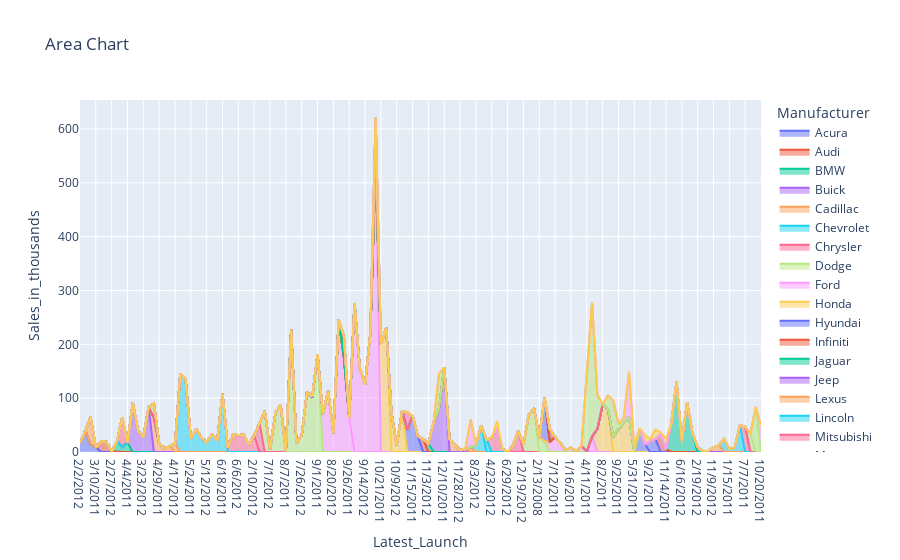

The cell this chart's notebook holds for it:
### Code cell
code = f"""

params = {out['charts'][5]['parameters']}
params['data_frame'] = df
params['title'] = "{out['charts'][5]['title']}"

fig = {out['charts'][5]['chartType']}(**params)

fig.show()
"""

exec(code)

### Figure 1 — Plotly figure (JSON) as saved in the notebook; plotly's stock layout.template omitted (floating-point values rounded to 4 significant figures)
{"data": [{"hovertemplate": "Manufacturer=Acura<br>Vehicle_type=Passenger<br>Latest_Launch=%{x}<br>Sales_in_thousands=%{y}<extra></extra>", "legendgroup": "Acura", "line": {"color": "#636efa"}, "marker": {"symbol": "circle"}, "mode": "lines", "name": "Acura", "orientation": "v", "showlegend": true, "stackgroup": "1", "type": "scatter", "x": ["2/2/2012", "6/3/2011", "1/4/2012", "3/10/2011"], "xaxis": "x", "y": [16.92, 39.38, 14.11, 8.588], "yaxis": "y"}, {"hovertemplate": "Manufacturer=Audi<br>Vehicle_type=Passenger<br>Latest_Launch=%{x}<br>Sales_in_thousands=%{y}<extra></extra>", "legendgroup": "Audi", "line": {"color": "#EF553B"}, "marker": {"symbol": "circle"}, "mode": "lines", "name": "Audi", "orientation": "v", "showlegend": true, "stackgroup": "1", "type": "scatter", "x": ["10/8/2011", "8/9/2011", "2/27/2012"], "xaxis": "x", "y": [20.4, 18.78, 1.38], "yaxis": "y"}, {"hovertemplate": "Manufacturer=BMW<br>Vehicle_type=Passenger<br>Latest_Launch=%{x}<br>Sales_in_thousands=%{y}<extra></extra>", "legendgroup": "BMW", "line": {"color": "#00cc96"}, "marker": {"symbol": "circle"}, "mode": "lines", "name": "BMW", "orientation": "v", "showlegend": true, "stackgroup": "1", "type": "scatter", "x": ["6/28/2011", "1/29/2012", "4/4/2011"], "xaxis": "x", "y": [19.75, 9.231, 17.53], "yaxis": "y"}, {"hovertemplate": "Manufacturer=Buick<br>Vehicle_type=Passenger<br>Latest_Launch=%{x}<br>Sales_in_thousands=%{y}<extra></extra>", "legendgroup": "Buick", "line": {"color": "#ab63fa"}, "marker": {"symbol": "circle"}, "mode": "lines", "name": "Buick", "orientation": "v", "showlegend": true, "stackgroup": "1", "type": "scatter", "x": ["11/2/2011", "9/3/2011", "3/23/2012", "7/23/2011"], "xaxis": "x", "y": [91.56, 39.35, 27.85, 83.26], "yaxis": "y"}, {"hovertemplate": "Manufacturer=Cadillac<br>Vehicle_type=Passenger<br>Latest_Launch=%{x}<br>Sales_in_thousands=%{y}<extra></extra>", "legendgroup": "Cadillac", "line": {"color": "#FFA15A"}, "marker": {"symbol": "circle"}, "mode": "lines", "name": "Cadillac", "orientation": "v", "showlegend": true, "stackgroup": "1", "type": "scatter", "x": ["2/23/2012", "4/29/2011", "11/27/2011", "9/28/2011"], "xaxis": "x", "y": [63.73, 15.94, 6.536, 11.19], "yaxis": "y"}, {"hovertemplate": "Manufacturer=Cadillac<br>Vehicle_type=Car<br>Latest_Launch=%{x}<br>Sales_in_thousands=%{y}<extra></extra>", "legendgroup": "Cadillac", "line": {"color": "#FFA15A"}, "marker": {"symbol": "circle"}, "mode": "lines", "name": "Cadillac", "orientation": "v", "showlegend": false, "stackgroup": "1", "type": "scatter", "x": ["4/17/2012"], "xaxis": "x", "y": [14.79], "yaxis": "y"}, {"hovertemplate": "Manufacturer=Chevrolet<br>Vehicle_type=Passenger<br>Latest_Launch=%{x}<br>Sales_in_thousands=%{y}<extra></extra>", "legendgroup": "Chevrolet", "line": {"color": "#19d3f3"}, "marker": {"symbol": "circle"}, "mode": "lines", "name": "Chevrolet", "orientation": "v", "showlegend": true, "stackgroup": "1", "type": "scatter", "x": ["8/17/2011", "3/19/2012", "5/24/2011", "12/22/2011", "10/23/2011", "5/12/2012", "9/11/2011", "4/13/2012", "6/18/2011"], "xaxis": "x", "y": [145.5, 135.1, 24.63, 42.59, 26.4, 17.95, 32.3, 21.86, 108.0], "yaxis": "y"}, {"hovertemplate": "Manufacturer=Chrysler<br>Vehicle_type=Passenger<br>Latest_Launch=%{x}<br>Sales_in_thousands=%{y}<extra></extra>", "legendgroup": "Chrysler", "line": {"color": "#FF6692"}, "marker": {"symbol": "circle"}, "mode": "lines", "name": "Chrysler", "orientation": "v", "showlegend": true, "stackgroup": "1", "type": "scatter", "x": ["1/16/2012", "11/17/2011", "6/6/2012", "10/6/2011", "5/8/2012", "2/10/2012"], "xaxis": "x", "y": [7.854, 32.77, 31.15, 32.31, 13.46, 30.7], "yaxis": "y"}, {"hovertemplate": "Manufacturer=Chrysler<br>Vehicle_type=Car<br>Latest_Launch=%{x}<br>Sales_in_thousands=%{y}<extra></extra>", "legendgroup": "Chrysler", "line": {"color": "#FF6692"}, "marker": {"symbol": "circle"}, "mode": "lines", "name": "Chrysler", "orientation": "v", "showlegend": false, "stackgroup": "1", "type": "scatter", "x": ["7/13/2011"], "xaxis": "x", "y": [53.48], "yaxis": "y"}, {"hovertemplate": "Manufacturer=Dodge<br>Vehicle_type=Passenger<br>Latest_Launch=%{x}<br>Sales_in_thousands=%{y}<extra></extra>", "legendgroup": "Dodge", "line": {"color": "#B6E880"}, "marker": {"symbol": "circle"}, "mode": "lines", "name": "Dodge", "orientation": "v", "showlegend": true, "stackgroup": "1", "type": "scatter", "x": ["12/12/2011", "7/1/2012", "10/31/2011", "6/2/2012", "8/7/2011"], "xaxis": "x", "y": [76.03, 4.734, 71.19, 88.03, 0.916], "yaxis": "y"}, {"hovertemplate": "Manufacturer=Dodge<br>Vehicle_type=Car<br>Latest_Launch=%{x}<br>Sales_in_thousands=%{y}<extra></extra>", "legendgroup": "Dodge", "line": {"color": "#B6E880"}, "marker": {"symbol": "circle"}, "mode": "lines", "name": "Dodge", "orientation": "v", "showlegend": false, "stackgroup": "1", "type": "scatter", "x": ["3/6/2012", "1/6/2012", "7/26/2012", "11/25/2011", "6/27/2012", "9/1/2011"], "xaxis": "x", "y": [227.1, 16.77, 31.04, 111.3, 101.3, 181.7], "yaxis": "y"}, {"hovertemplate": "Manufacturer=Ford<br>Vehicle_type=Passenger<br>Latest_Launch=%{x}<br>Sales_in_thousands=%{y}<extra></extra>", "legendgroup": "Ford", "line": {"color": "#FF97FF"}, "marker": {"symbol": "circle"}, "mode": "lines", "name": "Ford", "orientation": "v", "showlegend": true, "stackgroup": "1", "type": "scatter", "x": ["3/31/2012", "1/31/2012", "8/20/2012", "12/20/2011", "7/22/2012", "9/26/2011"], "xaxis": "x", "y": [70.23, 113.4, 35.07, 245.8, 175.7, 63.4], "yaxis": "y"}, {"hovertemplate": "Manufacturer=Ford<br>Vehicle_type=Car<br>Latest_Launch=%{x}<br>Sales_in_thousands=%{y}<extra></extra>", "legendgroup": "Ford", "line": {"color": "#FF97FF"}, "marker": {"symbol": "circle"}, "mode": "lines", "name": "Ford", "orientation": "v", "showlegend": false, "stackgroup": "1", "type": "scatter", "x": ["4/25/2012", "2/25/2012", "9/14/2012", "1/14/2012", "8/16/2012"], "xaxis": "x", "y": [276.7, 155.8, 125.3, 220.7, 540.6], "yaxis": "y"}, {"hovertemplate": "Manufacturer=Honda<br>Vehicle_type=Passenger<br>Latest_Launch=%{x}<br>Sales_in_thousands=%{y}<extra></extra>", "legendgroup": "Honda", "line": {"color": "#FECB52"}, "marker": {"symbol": "circle"}, "mode": "lines", "name": "Honda", "orientation": "v", "showlegend": true, "stackgroup": "1", "type": "scatter", "x": ["10/21/2011", "5/20/2012"], "xaxis": "x", "y": [199.7, 230.9], "yaxis": "y"}, {"hovertemplate": "Manufacturer=Honda<br>Vehicle_type=Car<br>Latest_Launch=%{x}<br>Sales_in_thousands=%{y}<extra></extra>", "legendgroup": "Honda", "line": {"color": "#FECB52"}, "marker": {"symbol": "circle"}, "mode": "lines", "name": "Honda", "orientation": "v", "showlegend": false, "stackgroup": "1", "type": "scatter", "x": ["3/21/2012", "10/9/2012", "2/8/2012"], "xaxis": "x", "y": [73.2, 12.86, 76.03], "yaxis": "y"}, {"hovertemplate": "Manufacturer=Hyundai<br>Vehicle_type=Passenger<br>Latest_Launch=%{x}<br>Sales_in_thousands=%{y}<extra></extra>", "legendgroup": "Hyundai", "line": {"color": "#636efa"}, "marker": {"symbol": "circle"}, "mode": "lines", "name": "Hyundai", "orientation": "v", "showlegend": true, "stackgroup": "1", "type": "scatter", "x": ["9/10/2012", "11/15/2011", "6/14/2012"], "xaxis": "x", "y": [41.18, 66.69, 29.45], "yaxis": "y"}, {"hovertemplate": "Manufacturer=Infiniti<br>Vehicle_type=Passenger<br>Latest_Launch=%{x}<br>Sales_in_thousands=%{y}<extra></extra>", "legendgroup": "Infiniti", "line": {"color": "#EF553B"}, "marker": {"symbol": "circle"}, "mode": "lines", "name": "Infiniti", "orientation": "v", "showlegend": true, "stackgroup": "1", "type": "scatter", "x": ["4/15/2012"], "xaxis": "x", "y": [23.71], "yaxis": "y"}, {"hovertemplate": "Manufacturer=Jaguar<br>Vehicle_type=Passenger<br>Latest_Launch=%{x}<br>Sales_in_thousands=%{y}<extra></extra>", "legendgroup": "Jaguar", "line": {"color": "#00cc96"}, "marker": {"symbol": "circle"}, "mode": "lines", "name": "Jaguar", "orientation": "v", "showlegend": true, "stackgroup": "1", "type": "scatter", "x": ["11/3/2012"], "xaxis": "x", "y": [15.47], "yaxis": "y"}, {"hovertemplate": "Manufacturer=Jeep<br>Vehicle_type=Car<br>Latest_Launch=%{x}<br>Sales_in_thousands=%{y}<extra></extra>", "legendgroup": "Jeep", "line": {"color": "#ab63fa"}, "marker": {"symbol": "circle"}, "mode": "lines", "name": "Jeep", "orientation": "v", "showlegend": true, "stackgroup": "1", "type": "scatter", "x": ["3/4/2012", "10/5/2012", "12/10/2011"], "xaxis": "x", "y": [55.56, 80.56, 157.0], "yaxis": "y"}, {"hovertemplate": "Manufacturer=Lexus<br>Vehicle_type=Passenger<br>Latest_Launch=%{x}<br>Sales_in_thousands=%{y}<extra></extra>", "legendgroup": "Lexus", "line": {"color": "#FFA15A"}, "marker": {"symbol": "circle"}, "mode": "lines", "name": "Lexus", "orientation": "v", "showlegend": true, "stackgroup": "1", "type": "scatter", "x": ["7/9/2012", "5/10/2012", "11/28/2012", "3/29/2012"], "xaxis": "x", "y": [24.07, 12.7, 3.334, 6.375], "yaxis": "y"}, {"hovertemplate": "Manufacturer=Lexus<br>Vehicle_type=Car<br>Latest_Launch=%{x}<br>Sales_in_thousands=%{y}<extra></extra>", "legendgroup": "Lexus", "line": {"color": "#FFA15A"}, "marker": {"symbol": "circle"}, "mode": "lines", "name": "Lexus", "orientation": "v", "showlegend": false, "stackgroup": "1", "type": "scatter", "x": ["10/30/2012", "1/4/2012"], "xaxis": "x", "y": [9.126, 51.24], "yaxis": "y"}, {"hovertemplate": "Manufacturer=Lincoln<br>Vehicle_type=Passenger<br>Latest_Launch=%{x}<br>Sales_in_thousands=%{y}<extra></extra>", "legendgroup": "Lincoln", "line": {"color": "#19d3f3"}, "marker": {"symbol": "circle"}, "mode": "lines", "name": "Lincoln", "orientation": "v", "showlegend": true, "stackgroup": "1", "type": "scatter", "x": ["8/3/2012", "6/4/2012"], "xaxis": "x", "y": [13.8, 48.91], "yaxis": "y"}, {"hovertemplate": "Manufacturer=Lincoln<br>Vehicle_type=Car<br>Latest_Launch=%{x}<br>Sales_in_thousands=%{y}<extra></extra>", "legendgroup": "Lincoln", "line": {"color": "#19d3f3"}, "marker": {"symbol": "circle"}, "mode": "lines", "name": "Lincoln", "orientation": "v", "showlegend": false, "stackgroup": "1", "type": "scatter", "x": ["12/23/2012"], "xaxis": "x", "y": [22.93], "yaxis": "y"}, {"hovertemplate": "Manufacturer=Mitsubishi<br>Vehicle_type=Passenger<br>Latest_Launch=%{x}<br>Sales_in_thousands=%{y}<extra></extra>", "legendgroup": "Mitsubishi", "line": {"color": "#FF6692"}, "marker": {"symbol": "circle"}, "mode": "lines", "name": "Mitsubishi", "orientation": "v", "showlegend": true, "stackgroup": "1", "type": "scatter", "x": ["4/23/2012", "11/24/2012", "1/29/2012", "8/28/2012", "6/29/2012"], "xaxis": "x", "y": [26.23, 42.54, 55.62, 5.711, 0.11], "yaxis": "y"}, {"hovertemplate": "Manufacturer=Mitsubishi<br>Vehicle_type=Car<br>Latest_Launch=%{x}<br>Sales_in_thousands=%{y}<extra></extra>", "legendgroup": "Mitsubishi", "line": {"color": "#FF6692"}, "marker": {"symbol": "circle"}, "mode": "lines", "name": "Mitsubishi", "orientation": "v", "showlegend": false, "stackgroup": "1", "type": "scatter", "x": ["1/17/2012", "5/18/2012"], "xaxis": "x", "y": [11.34, 39.35], "yaxis": "y"}, {"hovertemplate": "Manufacturer=Mercury<br>Vehicle_type=Passenger<br>Latest_Launch=%{x}<br>Sales_in_thousands=%{y}<extra></extra>", "legendgroup": "Mercury", "line": {"color": "#B6E880"}, "marker": {"symbol": "circle"}, "mode": "lines", "name": "Mercury", "orientation": "v", "showlegend": true, "stackgroup": "1", "type": "scatter", "x": ["12/19/2012", "2/23/2012", "9/22/2012", "7/24/2012"], "xaxis": "x", "y": [14.35, 26.53, 67.96, 81.17], "yaxis": "y"}, {"hovertemplate": "Manufacturer=Mercury<br>Vehicle_type=Car<br>Latest_Launch=%{x}<br>Sales_in_thousands=%{y}<extra></extra>", "legendgroup": "Mercury", "line": {"color": "#B6E880"}, "marker": {"symbol": "circle"}, "mode": "lines", "name": "Mercury", "orientation": "v", "showlegend": false, "stackgroup": "1", "type": "scatter", "x": ["2/13/2008", "10/20/2009"], "xaxis": "x", "y": [27.61, 20.38], "yaxis": "y"}, {"hovertemplate": "Manufacturer=Mercedes-B<br>Vehicle_type=Passenger<br>Latest_Launch=%{x}<br>Sales_in_thousands=%{y}<extra></extra>", "legendgroup": "Mercedes-B", "line": {"color": "#FF97FF"}, "marker": {"symbol": "circle"}, "mode": "lines", "name": "Mercedes-B", "orientation": "v", "showlegend": true, "stackgroup": "1", "type": "scatter", "x": ["4/24/2011", "7/12/2011", "6/13/2011", "3/17/2011", "1/16/2011", "8/6/2011", "7/8/2011", "4/11/2011"], "xaxis": "x", "y": [18.39, 27.6, 16.77, 3.311, 7.998, 1.526, 11.59, 0.954], "yaxis": "y"}, {"hovertemplate": "Manufacturer=Mercedes-B<br>Vehicle_type=Car<br>Latest_Launch=%{x}<br>Sales_in_thousands=%{y}<extra></extra>", "legendgroup": "Mercedes-B", "line": {"color": "#FF97FF"}, "marker": {"symbol": "circle"}, "mode": "lines", "name": "Mercedes-B", "orientation": "v", "showlegend": false, "stackgroup": "1", "type": "scatter", "x": ["2/10/2011"], "xaxis": "x", "y": [28.98], "yaxis": "y"}, {"hovertemplate": "Manufacturer=Nissan<br>Vehicle_type=Passenger<br>Latest_Launch=%{x}<br>Sales_in_thousands=%{y}<extra></extra>", "legendgroup": "Nissan", "line": {"color": "#FECB52"}, "marker": {"symbol": "circle"}, "mode": "lines", "name": "Nissan", "orientation": "v", "showlegend": true, "stackgroup": "1", "type": "scatter", "x": ["8/31/2011", "8/2/2011", "5/6/2011"], "xaxis": "x", "y": [42.64, 88.09, 79.85], "yaxis": "y"}, {"hovertemplate": "Manufacturer=Nissan<br>Vehicle_type=Car<br>Latest_Launch=%{x}<br>Sales_in_thousands=%{y}<extra></extra>", "legendgroup": "Nissan", "line": {"color": "#FECB52"}, "marker": {"symbol": "circle"}, "mode": "lines", "name": "Nissan", "orientation": "v", "showlegend": false, "stackgroup": "1", "type": "scatter", "x": ["3/7/2011", "9/25/2011", "1/24/2011", "8/27/2011"], "xaxis": "x", "y": [27.31, 42.57, 54.16, 65.0], "yaxis": "y"}, {"hovertemplate": "Manufacturer=Oldsmobile<br>Vehicle_type=Passenger<br>Latest_Launch=%{x}<br>Sales_in_thousands=%{y}<extra></extra>", "legendgroup": "Oldsmobile", "line": {"color": "#636efa"}, "marker": {"symbol": "circle"}, "mode": "lines", "name": "Oldsmobile", "orientation": "v", "showlegend": true, "stackgroup": "1", "type": "scatter", "x": ["5/31/2011", "4/1/2011", "10/20/2009", "2/18/2011"], "xaxis": "x", "y": [1.112, 38.55, 80.25, 14.69], "yaxis": "y"}, {"hovertemplate": "Manufacturer=Oldsmobile<br>Vehicle_type=Car<br>Latest_Launch=%{x}<br>Sales_in_thousands=%{y}<extra></extra>", "legendgroup": "Oldsmobile", "line": {"color": "#636efa"}, "marker": {"symbol": "circle"}, "mode": "lines", "name": "Oldsmobile", "orientation": "v", "showlegend": false, "stackgroup": "1", "type": "scatter", "x": ["9/21/2011", "6/25/2011"], "xaxis": "x", "y": [20.02, 24.36], "yaxis": "y"}, {"hovertemplate": "Manufacturer=Plymouth<br>Vehicle_type=Passenger<br>Latest_Launch=%{x}<br>Sales_in_thousands=%{y}<extra></extra>", "legendgroup": "Plymouth", "line": {"color": "#EF553B"}, "marker": {"symbol": "circle"}, "mode": "lines", "name": "Plymouth", "orientation": "v", "showlegend": true, "stackgroup": "1", "type": "scatter", "x": ["4/26/2011", "11/14/2011", "6/27/2012"], "xaxis": "x", "y": [32.73, 5.24, 1.872], "yaxis": "y"}, {"hovertemplate": "Manufacturer=Plymouth<br>Vehicle_type=Car<br>Latest_Launch=%{x}<br>Sales_in_thousands=%{y}<extra></extra>", "legendgroup": "Plymouth", "line": {"color": "#EF553B"}, "marker": {"symbol": "circle"}, "mode": "lines", "name": "Plymouth", "orientation": "v", "showlegend": false, "stackgroup": "1", "type": "scatter", "x": ["4/24/2011"], "xaxis": "x", "y": [24.16], "yaxis": "y"}, {"hovertemplate": "Manufacturer=Pontiac<br>Vehicle_type=Passenger<br>Latest_Launch=%{x}<br>Sales_in_thousands=%{y}<extra></extra>", "legendgroup": "Pontiac", "line": {"color": "#00cc96"}, "marker": {"symbol": "circle"}, "mode": "lines", "name": "Pontiac", "orientation": "v", "showlegend": true, "stackgroup": "1", "type": "scatter", "x": ["1/25/2012", "11/26/2012", "6/16/2012", "10/15/2012", "5/18/2011"], "xaxis": "x", "y": [51.65, 131.1, 19.91, 92.36, 35.95], "yaxis": "y"}, {"hovertemplate": "Manufacturer=Pontiac<br>Vehicle_type=Car<br>Latest_Launch=%{x}<br>Sales_in_thousands=%{y}<extra></extra>", "legendgroup": "Pontiac", "line": {"color": "#00cc96"}, "marker": {"symbol": "circle"}, "mode": "lines", "name": "Pontiac", "orientation": "v", "showlegend": false, "stackgroup": "1", "type": "scatter", "x": ["7/22/2012"], "xaxis": "x", "y": [39.57], "yaxis": "y"}, {"hovertemplate": "Manufacturer=Porsche<br>Vehicle_type=Passenger<br>Latest_Launch=%{x}<br>Sales_in_thousands=%{y}<extra></extra>", "legendgroup": "Porsche", "line": {"color": "#ab63fa"}, "marker": {"symbol": "circle"}, "mode": "lines", "name": "Porsche", "orientation": "v", "showlegend": true, "stackgroup": "1", "type": "scatter", "x": ["2/19/2012", "12/21/2012", "7/11/2011"], "xaxis": "x", "y": [8.982, 1.28, 1.866], "yaxis": "y"}, {"hovertemplate": "Manufacturer=Saab<br>Vehicle_type=Passenger<br>Latest_Launch=%{x}<br>Sales_in_thousands=%{y}<extra></extra>", "legendgroup": "Saab", "line": {"color": "#FFA15A"}, "marker": {"symbol": "circle"}, "mode": "lines", "name": "Saab", "orientation": "v", "showlegend": true, "stackgroup": "1", "type": "scatter", "x": ["11/9/2012", "6/12/2011"], "xaxis": "x", "y": [9.191, 12.12], "yaxis": "y"}, {"hovertemplate": "Manufacturer=Saturn<br>Vehicle_type=Passenger<br>Latest_Launch=%{x}<br>Sales_in_thousands=%{y}<extra></extra>", "legendgroup": "Saturn", "line": {"color": "#19d3f3"}, "marker": {"symbol": "circle"}, "mode": "lines", "name": "Saturn", "orientation": "v", "showlegend": true, "stackgroup": "1", "type": "scatter", "x": ["8/16/2012", "3/16/2011", "1/15/2011", "8/5/2011", "12/4/2012"], "xaxis": "x", "y": [80.62, 24.55, 5.223, 8.472, 49.99], "yaxis": "y"}, {"hovertemplate": "Manufacturer=Subaru<br>Vehicle_type=Passenger<br>Latest_Launch=%{x}<br>Sales_in_thousands=%{y}<extra></extra>", "legendgroup": "Subaru", "line": {"color": "#FF6692"}, "marker": {"symbol": "circle"}, "mode": "lines", "name": "Subaru", "orientation": "v", "showlegend": true, "stackgroup": "1", "type": "scatter", "x": ["7/7/2011"], "xaxis": "x", "y": [47.11], "yaxis": "y"}, {"hovertemplate": "Manufacturer=Subaru<br>Vehicle_type=Car<br>Latest_Launch=%{x}<br>Sales_in_thousands=%{y}<extra></extra>", "legendgroup": "Subaru", "line": {"color": "#FF6692"}, "marker": {"symbol": "circle"}, "mode": "lines", "name": "Subaru", "orientation": "v", "showlegend": false, "stackgroup": "1", "type": "scatter", "x": ["9/10/2012"], "xaxis": "x", "y": [33.03], "yaxis": "y"}, {"hovertemplate": "Manufacturer=Toyota<br>Vehicle_type=Passenger<br>Latest_Launch=%{x}<br>Sales_in_thousands=%{y}<extra></extra>", "legendgroup": "Toyota", "line": {"color": "#B6E880"}, "marker": {"symbol": "circle"}, "mode": "lines", "name": "Toyota", "orientation": "v", "showlegend": true, "stackgroup": "1", "type": "scatter", "x": ["4/11/2011", "2/10/2011", "8/31/2011", "12/29/2012"], "xaxis": "x", "y": [142.5, 248.0, 63.85, 33.27], "yaxis": "y"}, {"hovertemplate": "Manufacturer=Toyota<br>Vehicle_type=Car<br>Latest_Launch=%{x}<br>Sales_in_thousands=%{y}<extra></extra>", "legendgroup": "Toyota", "line": {"color": "#B6E880"}, "marker": {"symbol": "circle"}, "mode": "lines", "name": "Toyota", "orientation": "v", "showlegend": false, "stackgroup": "1", "type": "scatter", "x": ["8/1/2011", "10/5/2012", "5/6/2011", "3/7/2011", "9/25/2011"], "xaxis": "x", "y": [84.09, 65.12, 25.11, 68.41, 9.835], "yaxis": "y"}, {"hovertemplate": "Manufacturer=Volkswagen<br>Vehicle_type=Passenger<br>Latest_Launch=%{x}<br>Sales_in_thousands=%{y}<extra></extra>", "legendgroup": "Volkswagen", "line": {"color": "#FF97FF"}, "marker": {"symbol": "circle"}, "mode": "lines", "name": "Volkswagen", "orientation": "v", "showlegend": true, "stackgroup": "1", "type": "scatter", "x": ["1/24/2011", "8/27/2011", "10/30/2012", "5/31/2011", "4/1/2011", "10/20/2011"], "xaxis": "x", "y": [9.761, 83.72, 51.1, 9.569, 5.596, 49.46], "yaxis": "y"}, {"hovertemplate": "Manufacturer=Volvo<br>Vehicle_type=Passenger<br>Latest_Launch=%{x}<br>Sales_in_thousands=%{y}<extra></extra>", "legendgroup": "Volvo", "line": {"color": "#FECB52"}, "marker": {"symbol": "circle"}, "mode": "lines", "name": "Volvo", "orientation": "v", "showlegend": true, "stackgroup": "1", "type": "scatter", "x": ["2/18/2011", "9/21/2011", "11/24/2012", "6/25/2011", "4/26/2011", "11/14/2011"], "xaxis": "x", "y": [16.96, 3.545, 15.24, 17.53, 3.493, 18.97], "yaxis": "y"}], "layout": {"legend": {"title": {"text": "Manufacturer"}, "tracegroupgap": 0}, "title": {"text": "Area Chart"}, "xaxis": {"anchor": "y", "domain": [0, 1], "title": {"text": "Latest_Launch"}}, "yaxis": {"anchor": "x", "domain": [0, 1], "title": {"text": "Sales_in_thousands"}}}}
